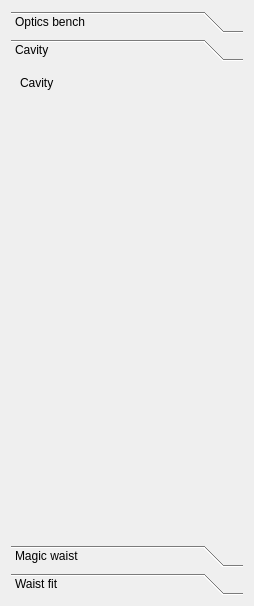
<ui version="4.0" >
 <class>GaussianBeamWidget</class>
 <widget class="QWidget" name="GaussianBeamWidget" >
  <property name="geometry" >
   <rect>
    <x>0</x>
    <y>0</y>
    <width>254</width>
    <height>606</height>
   </rect>
  </property>
  <property name="windowTitle" >
   <string>Gaussian Beam</string>
  </property>
  <layout class="QHBoxLayout" >
   <item>
    <layout class="QVBoxLayout" >
     <item>
      <widget class="QToolBox" name="toolBox" >
       <property name="minimumSize" >
        <size>
         <width>200</width>
         <height>16</height>
        </size>
       </property>
       <property name="frameShape" >
        <enum>QFrame::NoFrame</enum>
       </property>
       <property name="frameShadow" >
        <enum>QFrame::Plain</enum>
       </property>
       <property name="currentIndex" >
        <number>1</number>
       </property>
       <widget class="QWidget" name="page_Bench" >
        <property name="geometry" >
         <rect>
          <x>0</x>
          <y>0</y>
          <width>235</width>
          <height>126</height>
         </rect>
        </property>
        <attribute name="label" >
         <string>Optics bench</string>
        </attribute>
        <layout class="QVBoxLayout" >
         <item>
          <widget class="QGroupBox" name="groupBox" >
           <property name="title" >
            <string>Boundaries</string>
           </property>
           <layout class="QGridLayout" name="gridLayout" >
            <item row="1" column="0" >
             <widget class="QLabel" name="label_6" >
              <property name="text" >
               <string>Left</string>
              </property>
             </widget>
            </item>
            <item row="1" column="1" >
             <widget class="QDoubleSpinBox" name="doubleSpinBox_LeftBoundary" >
              <property name="suffix" >
               <string> mm</string>
              </property>
              <property name="minimum" >
               <double>-100000.000000000000000</double>
              </property>
              <property name="maximum" >
               <double>100000.000000000000000</double>
              </property>
              <property name="singleStep" >
               <double>10.000000000000000</double>
              </property>
             </widget>
            </item>
            <item row="2" column="0" >
             <widget class="QLabel" name="label_7" >
              <property name="text" >
               <string>Right</string>
              </property>
             </widget>
            </item>
            <item row="2" column="1" >
             <widget class="QDoubleSpinBox" name="doubleSpinBox_RightBoundary" >
              <property name="suffix" >
               <string> mm</string>
              </property>
              <property name="minimum" >
               <double>-100000.000000000000000</double>
              </property>
              <property name="maximum" >
               <double>100000.000000000000000</double>
              </property>
              <property name="singleStep" >
               <double>10.000000000000000</double>
              </property>
             </widget>
            </item>
           </layout>
          </widget>
         </item>
         <item>
          <spacer>
           <property name="orientation" >
            <enum>Qt::Vertical</enum>
           </property>
           <property name="sizeHint" stdset="0" >
            <size>
             <width>20</width>
             <height>40</height>
            </size>
           </property>
          </spacer>
         </item>
        </layout>
       </widget>
       <widget class="QWidget" name="page_Cavity" >
        <property name="geometry" >
         <rect>
          <x>0</x>
          <y>0</y>
          <width>234</width>
          <height>450</height>
         </rect>
        </property>
        <attribute name="label" >
         <string>Cavity</string>
        </attribute>
        <layout class="QVBoxLayout" name="verticalLayout" >
         <item>
          <widget class="QLabel" name="label_CavityMode" >
           <property name="text" >
            <string>Cavity</string>
           </property>
          </widget>
         </item>
         <item>
          <spacer name="verticalSpacer" >
           <property name="orientation" >
            <enum>Qt::Vertical</enum>
           </property>
           <property name="sizeHint" stdset="0" >
            <size>
             <width>20</width>
             <height>197</height>
            </size>
           </property>
          </spacer>
         </item>
        </layout>
       </widget>
       <widget class="QWidget" name="page_MagicWaist" >
        <property name="geometry" >
         <rect>
          <x>0</x>
          <y>0</y>
          <width>200</width>
          <height>509</height>
         </rect>
        </property>
        <attribute name="label" >
         <string>Magic waist</string>
        </attribute>
        <layout class="QVBoxLayout" >
         <item>
          <widget class="QLabel" name="label" >
           <property name="text" >
            <string>Target waist</string>
           </property>
          </widget>
         </item>
         <item>
          <widget class="QDoubleSpinBox" name="doubleSpinBox_TargetWaist" >
           <property name="maximum" >
            <double>100000.000000000000000</double>
           </property>
           <property name="value" >
            <double>100.000000000000000</double>
           </property>
          </widget>
         </item>
         <item>
          <widget class="QLabel" name="label_2" >
           <property name="text" >
            <string>Target position</string>
           </property>
          </widget>
         </item>
         <item>
          <widget class="QDoubleSpinBox" name="doubleSpinBox_TargetPosition" >
           <property name="minimum" >
            <double>-100000.000000000000000</double>
           </property>
           <property name="maximum" >
            <double>100000.000000000000000</double>
           </property>
           <property name="value" >
            <double>550.000000000000000</double>
           </property>
          </widget>
         </item>
         <item>
          <layout class="QHBoxLayout" >
           <item>
            <widget class="QRadioButton" name="radioButton_Tolerance" >
             <property name="text" >
              <string>Tolerance</string>
             </property>
             <property name="checked" >
              <bool>true</bool>
             </property>
            </widget>
           </item>
           <item>
            <widget class="QRadioButton" name="radioButton_Overlap" >
             <property name="text" >
              <string>Overlap</string>
             </property>
            </widget>
           </item>
          </layout>
         </item>
         <item>
          <widget class="QLabel" name="label_WaistTolerance" >
           <property name="text" >
            <string>Tolerance on waist</string>
           </property>
          </widget>
         </item>
         <item>
          <widget class="QDoubleSpinBox" name="doubleSpinBox_WaistTolerance" >
           <property name="suffix" >
            <string> %</string>
           </property>
           <property name="decimals" >
            <number>1</number>
           </property>
           <property name="minimum" >
            <double>0.000000000000000</double>
           </property>
           <property name="maximum" >
            <double>100000.000000000000000</double>
           </property>
           <property name="value" >
            <double>5.000000000000000</double>
           </property>
          </widget>
         </item>
         <item>
          <widget class="QLabel" name="label_PositionTolerance" >
           <property name="text" >
            <string>Tolerance on position</string>
           </property>
          </widget>
         </item>
         <item>
          <widget class="QDoubleSpinBox" name="doubleSpinBox_PositionTolerance" >
           <property name="suffix" >
            <string> % Rayleigh</string>
           </property>
           <property name="decimals" >
            <number>1</number>
           </property>
           <property name="maximum" >
            <double>100000.000000000000000</double>
           </property>
           <property name="value" >
            <double>5.000000000000000</double>
           </property>
          </widget>
         </item>
         <item>
          <widget class="QLabel" name="label_MinOverlap" >
           <property name="text" >
            <string>Overlap</string>
           </property>
          </widget>
         </item>
         <item>
          <widget class="QDoubleSpinBox" name="doubleSpinBox_MinOverlap" >
           <property name="suffix" >
            <string> %</string>
           </property>
           <property name="maximum" >
            <double>100.000000000000000</double>
           </property>
           <property name="value" >
            <double>98.000000000000000</double>
           </property>
          </widget>
         </item>
         <item>
          <widget class="QCheckBox" name="checkBox_ShowTargetBeam" >
           <property name="text" >
            <string>Show target beam</string>
           </property>
          </widget>
         </item>
         <item>
          <widget class="QLabel" name="label_OverlapResult" >
           <property name="text" >
            <string/>
           </property>
          </widget>
         </item>
         <item>
          <widget class="QLabel" name="label_MagicWaistResult" >
           <property name="text" >
            <string/>
           </property>
          </widget>
         </item>
         <item>
          <spacer>
           <property name="orientation" >
            <enum>Qt::Vertical</enum>
           </property>
           <property name="sizeHint" stdset="0" >
            <size>
             <width>20</width>
             <height>40</height>
            </size>
           </property>
          </spacer>
         </item>
         <item>
          <widget class="QPushButton" name="pushButton_LocalOptimum" >
           <property name="text" >
            <string>Local optimum</string>
           </property>
          </widget>
         </item>
         <item>
          <widget class="QPushButton" name="pushButton_MagicWaist" >
           <property name="text" >
            <string>Find</string>
           </property>
          </widget>
         </item>
         <item>
          <spacer>
           <property name="orientation" >
            <enum>Qt::Vertical</enum>
           </property>
           <property name="sizeHint" stdset="0" >
            <size>
             <width>20</width>
             <height>40</height>
            </size>
           </property>
          </spacer>
         </item>
         <item>
          <spacer>
           <property name="orientation" >
            <enum>Qt::Vertical</enum>
           </property>
           <property name="sizeHint" stdset="0" >
            <size>
             <width>20</width>
             <height>40</height>
            </size>
           </property>
          </spacer>
         </item>
        </layout>
       </widget>
       <widget class="QWidget" name="page_Fit" >
        <property name="geometry" >
         <rect>
          <x>0</x>
          <y>0</y>
          <width>207</width>
          <height>443</height>
         </rect>
        </property>
        <attribute name="label" >
         <string>Waist fit</string>
        </attribute>
        <layout class="QVBoxLayout" >
         <item>
          <widget class="QComboBox" name="comboBox_Fit" />
         </item>
         <item>
          <layout class="QHBoxLayout" >
           <item>
            <widget class="QPushButton" name="pushButton_AddFit" >
             <property name="toolTip" >
              <string>Add a new fit</string>
             </property>
             <property name="text" >
              <string/>
             </property>
             <property name="icon" >
              <iconset resource="GaussianBeamRessource.qrc" >
               <normaloff>:/images/edit-add.png</normaloff>:/images/edit-add.png</iconset>
             </property>
            </widget>
           </item>
           <item>
            <widget class="QPushButton" name="pushButton_RemoveFit" >
             <property name="toolTip" >
              <string>Delete this fit</string>
             </property>
             <property name="text" >
              <string/>
             </property>
             <property name="icon" >
              <iconset resource="GaussianBeamRessource.qrc" >
               <normaloff>:/images/edit-delete.png</normaloff>:/images/edit-delete.png</iconset>
             </property>
            </widget>
           </item>
           <item>
            <widget class="QPushButton" name="pushButton_RenameFit" >
             <property name="toolTip" >
              <string>Rename the current fit</string>
             </property>
             <property name="text" >
              <string>Rename</string>
             </property>
            </widget>
           </item>
          </layout>
         </item>
         <item>
          <layout class="QHBoxLayout" >
           <item>
            <widget class="QLabel" name="label_3" >
             <property name="sizePolicy" >
              <sizepolicy vsizetype="Preferred" hsizetype="Minimum" >
               <horstretch>0</horstretch>
               <verstretch>0</verstretch>
              </sizepolicy>
             </property>
             <property name="text" >
              <string>color</string>
             </property>
            </widget>
           </item>
           <item>
            <widget class="QPushButton" name="pushButton_FitColor" >
             <property name="text" >
              <string/>
             </property>
            </widget>
           </item>
          </layout>
         </item>
         <item>
          <widget class="QLabel" name="label_4" >
           <property name="text" >
            <string>Measured quantity:</string>
           </property>
          </widget>
         </item>
         <item>
          <widget class="QComboBox" name="comboBox_FitData" >
           <property name="currentIndex" >
            <number>0</number>
           </property>
           <item>
            <property name="text" >
             <string>Radius @ 1/e²</string>
            </property>
           </item>
           <item>
            <property name="text" >
             <string>Diameter @ 1/e²</string>
            </property>
           </item>
           <item>
            <property name="text" >
             <string>Standard deviation</string>
            </property>
           </item>
           <item>
            <property name="text" >
             <string>FWHM</string>
            </property>
           </item>
           <item>
            <property name="text" >
             <string>HWHM</string>
            </property>
           </item>
          </widget>
         </item>
         <item>
          <widget class="QLabel" name="label_5" >
           <property name="text" >
            <string>Measurements:</string>
           </property>
          </widget>
         </item>
         <item>
          <widget class="QTableView" name="fitTable" />
         </item>
         <item>
          <layout class="QHBoxLayout" >
           <item>
            <widget class="QPushButton" name="pushButton_FitAddRow" >
             <property name="text" >
              <string>Add row</string>
             </property>
             <property name="icon" >
              <iconset resource="GaussianBeamRessource.qrc" >
               <normaloff>:/images/edit-add.png</normaloff>:/images/edit-add.png</iconset>
             </property>
            </widget>
           </item>
           <item>
            <widget class="QPushButton" name="pushButton_FitRemoveRow" >
             <property name="text" >
              <string>Remove row</string>
             </property>
             <property name="icon" >
              <iconset resource="GaussianBeamRessource.qrc" >
               <normaloff>:/images/edit-delete.png</normaloff>:/images/edit-delete.png</iconset>
             </property>
            </widget>
           </item>
          </layout>
         </item>
         <item>
          <widget class="QLabel" name="label_FitResult" >
           <property name="text" >
            <string/>
           </property>
          </widget>
         </item>
         <item>
          <widget class="QPushButton" name="pushButton_SetInputBeam" >
           <property name="enabled" >
            <bool>false</bool>
           </property>
           <property name="text" >
            <string>Set as input beam</string>
           </property>
          </widget>
         </item>
         <item>
          <widget class="QPushButton" name="pushButton_SetTargetBeam" >
           <property name="enabled" >
            <bool>false</bool>
           </property>
           <property name="text" >
            <string>Set as target beam</string>
           </property>
          </widget>
         </item>
        </layout>
       </widget>
      </widget>
     </item>
    </layout>
   </item>
  </layout>
 </widget>
 <resources>
  <include location="GaussianBeamRessource.qrc" />
 </resources>
 <connections/>
</ui>
